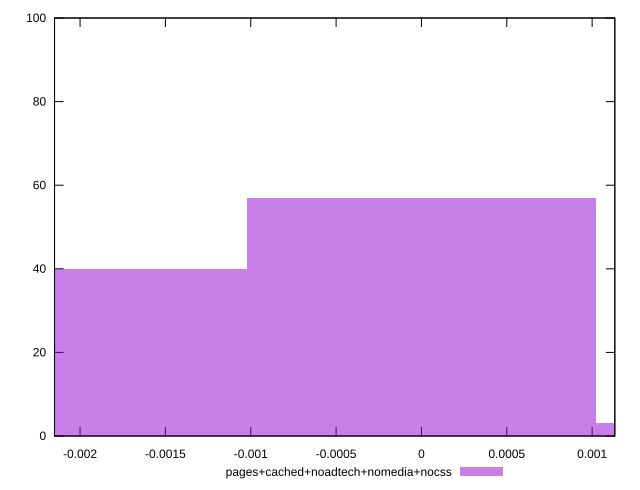

Write the gnuplot code that produced this figure.
reset

$pagesCachedNoadtechNomediaNocss <<EOF
0 57
-0.002040312162937725 40
0.002040312162937725 3
EOF

set key outside below
set boxwidth 0.002040312162937725
set xrange [-0.002149558310056218:0.001132959799760902]
set yrange [0:100]
set trange [0:100]
set style fill transparent solid 0.5 noborder
set terminal svg size 640, 490 enhanced background rgb 'white'
set output "report_00026_2021-02-22T21:38:55.199Z/meta/pScore-difference/comparison/histogram/4_vs_5.svg"

plot $pagesCachedNoadtechNomediaNocss title "pages+cached+noadtech+nomedia+nocss" with boxes

reset
